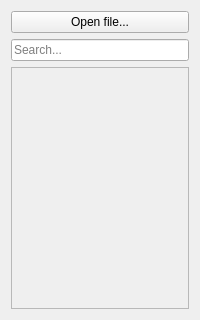
<?xml version="1.0" encoding="UTF-8"?>
<ui version="4.0">
 <class>MainWindow</class>
 <widget class="QMainWindow" name="MainWindow">
  <property name="geometry">
   <rect>
    <x>0</x>
    <y>0</y>
    <width>200</width>
    <height>320</height>
   </rect>
  </property>
  <property name="windowTitle">
   <string>MainWindow</string>
  </property>
  <widget class="QWidget" name="centralWidget">
   <layout class="QVBoxLayout" name="verticalLayout">
    <item>
     <widget class="QPushButton" name="pushButton">
      <property name="text">
       <string>Open file...</string>
      </property>
     </widget>
    </item>
    <item>
     <layout class="QHBoxLayout" name="horizontalLayout">
      <item>
       <widget class="QLineEdit" name="searchLineEdit">
        <property name="placeholderText">
         <string>Search...</string>
        </property>
       </widget>
      </item>
     </layout>
    </item>
    <item>
     <widget class="QScrollArea" name="scrollArea">
      <property name="widgetResizable">
       <bool>true</bool>
      </property>
      <widget class="QWidget" name="scrollAreaWidgetContents">
       <property name="geometry">
        <rect>
         <x>0</x>
         <y>0</y>
         <width>174</width>
         <height>204</height>
        </rect>
       </property>
       <layout class="QVBoxLayout" name="verticalLayout_2">
        <property name="margin">
         <number>0</number>
        </property>
        <item>
         <widget class="QLabel" name="label">
          <property name="alignment">
           <set>Qt::AlignLeading|Qt::AlignLeft|Qt::AlignTop</set>
          </property>
          <property name="wordWrap">
           <bool>true</bool>
          </property>
         </widget>
        </item>
       </layout>
      </widget>
     </widget>
    </item>
   </layout>
  </widget>
  <widget class="QMenuBar" name="menuBar">
   <property name="geometry">
    <rect>
     <x>0</x>
     <y>0</y>
     <width>200</width>
     <height>22</height>
    </rect>
   </property>
  </widget>
 </widget>
 <layoutdefault spacing="6" margin="11"/>
 <resources/>
 <connections/>
</ui>
